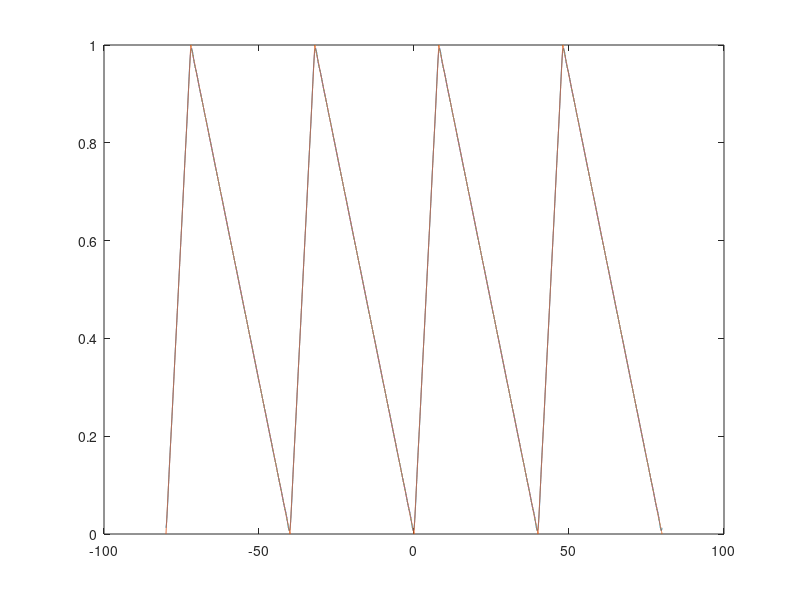
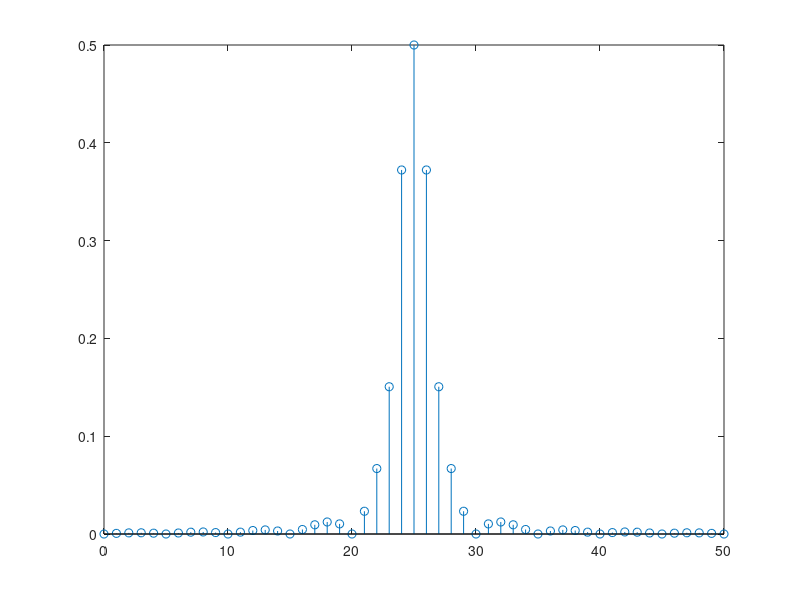

Write the MATLAB code that produced these figures, in order.
P=40;
f=1/P;
t=-2*P:0.002:2*P;
D=0.2;
N=50;
xi=(1+sawtooth(2*pi*f*t,D))/2;
f0=@(t)(1+sawtooth(2*pi*f*t,D))/2;
cc=1/P*integral(f0,0,P);
Ck=zeros(1,N);
Ak=zeros(1,N);
xr=0;
for (k=1:1:N)
   f1=@(t)(1+sawtooth(2*pi*f*t,D))/2.*exp(-2*pi*f*t*1j*(k-25));
   Ck(k)=1/P*integral(f1,0,P);
   Ak(k+1)=2*abs(Ck(k));
   xr=xr+Ck(k)*exp(2*pi*f*t*1j*(k-25));
end
figure(1);
plot(t,xr,t,xi);
figure(2);
Ak(26)=abs(cc);
Ak(1)=Ak(51);
stem([0:N],Ak);
% am ales un D conform cerintei, numarul meu din tabel fiind 8 =>
% 8/40=0.2 ; am numar par si am ales semnal triunghilar; conceptual, ce se
% intampla in program este generarea unui semnal propriu-zis, definirea
% unei functii cu ajutorul careia aflu componenta continua, acest proces
% fiind urmat de o structura iterativa in care redefinesc functia pentru
% fiecare valoarea a lui k (1-50) si adun valoarea coeficientului calculat
% inmultit cu exponentiala din formula SFC.